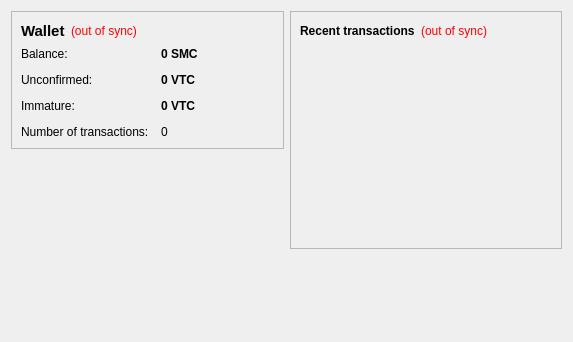
<?xml version="1.0" encoding="UTF-8"?>
<ui version="4.0">
 <class>OverviewPage</class>
 <widget class="QWidget" name="OverviewPage">
  <property name="geometry">
   <rect>
    <x>0</x>
    <y>0</y>
    <width>573</width>
    <height>342</height>
   </rect>
  </property>
  <property name="windowTitle">
   <string>Form</string>
  </property>
  <layout class="QHBoxLayout" name="horizontalLayout" stretch="1,1">
   <item>
    <layout class="QVBoxLayout" name="verticalLayout_2">
     <item>
      <widget class="QFrame" name="frame">
       <property name="frameShape">
        <enum>QFrame::StyledPanel</enum>
       </property>
       <property name="frameShadow">
        <enum>QFrame::Raised</enum>
       </property>
       <layout class="QVBoxLayout" name="verticalLayout_4">
        <item>
         <layout class="QHBoxLayout" name="horizontalLayout_4">
          <item>
           <widget class="QLabel" name="label_5">
            <property name="font">
             <font>
              <pointsize>11</pointsize>
              <weight>75</weight>
              <bold>true</bold>
             </font>
            </property>
            <property name="text">
             <string>Wallet</string>
            </property>
           </widget>
          </item>
          <item>
           <widget class="QLabel" name="labelWalletStatus">
            <property name="toolTip">
             <string>The displayed information may be out of date. Your wallet automatically synchronizes with the Vintagecoin network after a connection is established, but this process has not completed yet.</string>
            </property>
            <property name="styleSheet">
             <string notr="true">QLabel { color: red; }</string>
            </property>
            <property name="text">
             <string notr="true">(out of sync)</string>
            </property>
            <property name="alignment">
             <set>Qt::AlignLeading|Qt::AlignLeft|Qt::AlignVCenter</set>
            </property>
           </widget>
          </item>
          <item>
           <spacer name="horizontalSpacer_2">
            <property name="orientation">
             <enum>Qt::Horizontal</enum>
            </property>
            <property name="sizeHint" stdset="0">
             <size>
              <width>40</width>
              <height>20</height>
             </size>
            </property>
           </spacer>
          </item>
         </layout>
        </item>
        <item>
         <layout class="QFormLayout" name="formLayout_2">
          <property name="fieldGrowthPolicy">
           <enum>QFormLayout::AllNonFixedFieldsGrow</enum>
          </property>
          <property name="horizontalSpacing">
           <number>12</number>
          </property>
          <property name="verticalSpacing">
           <number>12</number>
          </property>
          <item row="0" column="0">
           <widget class="QLabel" name="label">
            <property name="text">
             <string>Balance:</string>
            </property>
           </widget>
          </item>
          <item row="0" column="1">
           <widget class="QLabel" name="labelBalance">
            <property name="font">
             <font>
              <weight>75</weight>
              <bold>true</bold>
             </font>
            </property>
            <property name="cursor">
             <cursorShape>IBeamCursor</cursorShape>
            </property>
            <property name="toolTip">
             <string>Your current balance</string>
            </property>
            <property name="text">
             <string notr="true">0 SMC</string>
            </property>
            <property name="textInteractionFlags">
             <set>Qt::LinksAccessibleByMouse|Qt::TextSelectableByKeyboard|Qt::TextSelectableByMouse</set>
            </property>
           </widget>
          </item>
          <item row="1" column="0">
           <widget class="QLabel" name="label_3">
            <property name="text">
             <string>Unconfirmed:</string>
            </property>
           </widget>
          </item>
          <item row="1" column="1">
           <widget class="QLabel" name="labelUnconfirmed">
            <property name="font">
             <font>
              <weight>75</weight>
              <bold>true</bold>
             </font>
            </property>
            <property name="cursor">
             <cursorShape>IBeamCursor</cursorShape>
            </property>
            <property name="toolTip">
             <string>Total of transactions that have yet to be confirmed, and do not yet count toward the current balance</string>
            </property>
            <property name="text">
             <string notr="true">0 VTC</string>
            </property>
            <property name="textInteractionFlags">
             <set>Qt::LinksAccessibleByMouse|Qt::TextSelectableByKeyboard|Qt::TextSelectableByMouse</set>
            </property>
           </widget>
          </item>
          <item row="3" column="0">
           <widget class="QLabel" name="label_2">
            <property name="text">
             <string>Number of transactions:</string>
            </property>
           </widget>
          </item>
          <item row="3" column="1">
           <widget class="QLabel" name="labelNumTransactions">
            <property name="toolTip">
             <string>Total number of transactions in wallet</string>
            </property>
            <property name="text">
             <string notr="true">0</string>
            </property>
           </widget>
          </item>
          <item row="2" column="0">
           <widget class="QLabel" name="labelImmatureText">
            <property name="text">
             <string>Immature:</string>
            </property>
           </widget>
          </item>
          <item row="2" column="1">
           <widget class="QLabel" name="labelImmature">
            <property name="font">
             <font>
              <weight>75</weight>
              <bold>true</bold>
             </font>
            </property>
            <property name="toolTip">
             <string>Mined balance that has not yet matured</string>
            </property>
            <property name="text">
             <string notr="true">0 VTC</string>
            </property>
            <property name="textInteractionFlags">
             <set>Qt::LinksAccessibleByMouse|Qt::TextSelectableByKeyboard|Qt::TextSelectableByMouse</set>
            </property>
           </widget>
          </item>
         </layout>
        </item>
       </layout>
      </widget>
     </item>
     <item>
      <spacer name="verticalSpacer">
       <property name="orientation">
        <enum>Qt::Vertical</enum>
       </property>
       <property name="sizeHint" stdset="0">
        <size>
         <width>20</width>
         <height>40</height>
        </size>
       </property>
      </spacer>
     </item>
    </layout>
   </item>
   <item>
    <layout class="QVBoxLayout" name="verticalLayout_3">
     <item>
      <widget class="QFrame" name="frame_2">
       <property name="frameShape">
        <enum>QFrame::StyledPanel</enum>
       </property>
       <property name="frameShadow">
        <enum>QFrame::Raised</enum>
       </property>
       <layout class="QVBoxLayout" name="verticalLayout">
        <item>
         <layout class="QHBoxLayout" name="horizontalLayout_2">
          <item>
           <widget class="QLabel" name="label_4">
            <property name="text">
             <string>&lt;b&gt;Recent transactions&lt;/b&gt;</string>
            </property>
           </widget>
          </item>
          <item>
           <widget class="QLabel" name="labelTransactionsStatus">
            <property name="toolTip">
             <string>The displayed information may be out of date. Your wallet automatically synchronizes with the Vintagecoin network after a connection is established, but this process has not completed yet.</string>
            </property>
            <property name="styleSheet">
             <string notr="true">QLabel { color: red; }</string>
            </property>
            <property name="text">
             <string notr="true">(out of sync)</string>
            </property>
            <property name="alignment">
             <set>Qt::AlignRight|Qt::AlignTrailing|Qt::AlignVCenter</set>
            </property>
           </widget>
          </item>
          <item>
           <spacer name="horizontalSpacer">
            <property name="orientation">
             <enum>Qt::Horizontal</enum>
            </property>
            <property name="sizeHint" stdset="0">
             <size>
              <width>40</width>
              <height>20</height>
             </size>
            </property>
           </spacer>
          </item>
         </layout>
        </item>
        <item>
         <widget class="QListView" name="listTransactions">
          <property name="styleSheet">
           <string notr="true">QListView { background: transparent; }</string>
          </property>
          <property name="frameShape">
           <enum>QFrame::NoFrame</enum>
          </property>
          <property name="verticalScrollBarPolicy">
           <enum>Qt::ScrollBarAlwaysOff</enum>
          </property>
          <property name="horizontalScrollBarPolicy">
           <enum>Qt::ScrollBarAlwaysOff</enum>
          </property>
          <property name="selectionMode">
           <enum>QAbstractItemView::NoSelection</enum>
          </property>
         </widget>
        </item>
       </layout>
      </widget>
     </item>
     <item>
      <spacer name="verticalSpacer_2">
       <property name="orientation">
        <enum>Qt::Vertical</enum>
       </property>
       <property name="sizeHint" stdset="0">
        <size>
         <width>20</width>
         <height>40</height>
        </size>
       </property>
      </spacer>
     </item>
    </layout>
   </item>
  </layout>
 </widget>
 <resources/>
 <connections/>
</ui>
